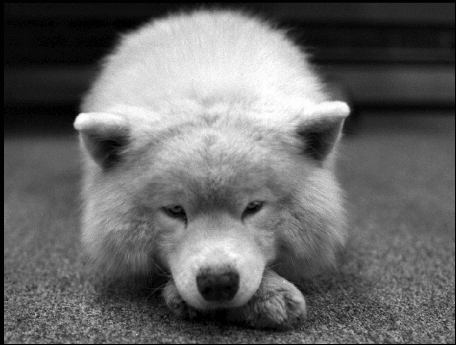
#> input picture img/bear.png, 456 x 345 px; its folder holds 8 pictures in this run; the run also reads 1 picture not shown here
$ jupyter execute --allow-errors main-example_bear-Diffusion.ipynb   (shell and % lines are left out)
#> lines starting #> are read from the running program, lines starting #| are printed output that depends on the picture; after the words box and inside, x2 and y2 are one past the last pixel; in counts of white or black regions, pixels touching at a corner belong together; long printed decimals are rounded
[cell 1]
import numpy as np
import cv2
import matplotlib.pyplot as plt
# import plotly.express as px
import os
from  scipy import ndimage
IMAGES_FOLDER_PATH = "../img"
import time

[cell 2]
def display_img_arr(img_arr, r, c, dim,titles_arr):
    fl = 0
    fig = plt.figure(figsize = dim)
    for i in range(r):
        for j in range(c):
            if len(img_arr) == fl:
                break
            ax1 = fig.add_subplot(r, c, fl + 1)
            ax1.set_title(titles_arr[fl], fontsize = 20)
            ax1.imshow(img_arr[fl], cmap = 'gray')
            fl = fl + 1
    plt.show()

def read_img(im_names):
    im = []
    im_gray = []
    for name in im_names:
        img =  cv2.imread(IMAGES_FOLDER_PATH+'/'+name)
        img = cv2.cvtColor(img, cv2.COLOR_BGR2RGB)
        if(len(im)==1):
            img = cv2.resize(img,(im[0].shape[0],im[0].shape[1]))
        im.append(img)
        im_gray.append(cv2.cvtColor(img, cv2.COLOR_RGB2GRAY))
    return im, im_gray

[cell 3]
img3 = cv2.imread(os.path.join(IMAGES_FOLDER_PATH, 'bear.png'))
#> img3 is the input picture: shape (345, 456, 3); min 1, max 253, mean 103.2
img3 = cv2.cvtColor(img3, cv2.COLOR_BGR2RGB)
img3_gray = cv2.imread(os.path.join(IMAGES_FOLDER_PATH, 'bear.png'),0)
#> img3_gray: shape (345, 456); min 1, max 253, mean 103.2
tri3 = cv2.imread(os.path.join(IMAGES_FOLDER_PATH, 'bear_tri.png'),0)
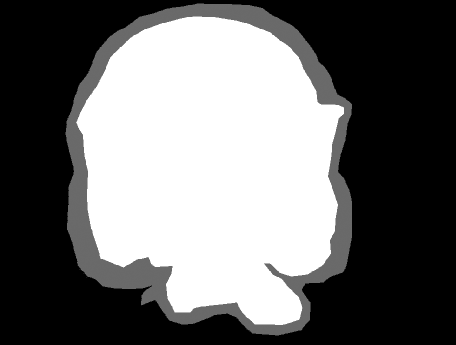
#> input picture img/bear_tri.png, 456 x 345 px
#> tri3 is the input picture: shape (345, 456); min 0, max 255, mean 109.2


new_bg3 = cv2.imread(os.path.join(IMAGES_FOLDER_PATH, 'jungle_bg.jpeg'))
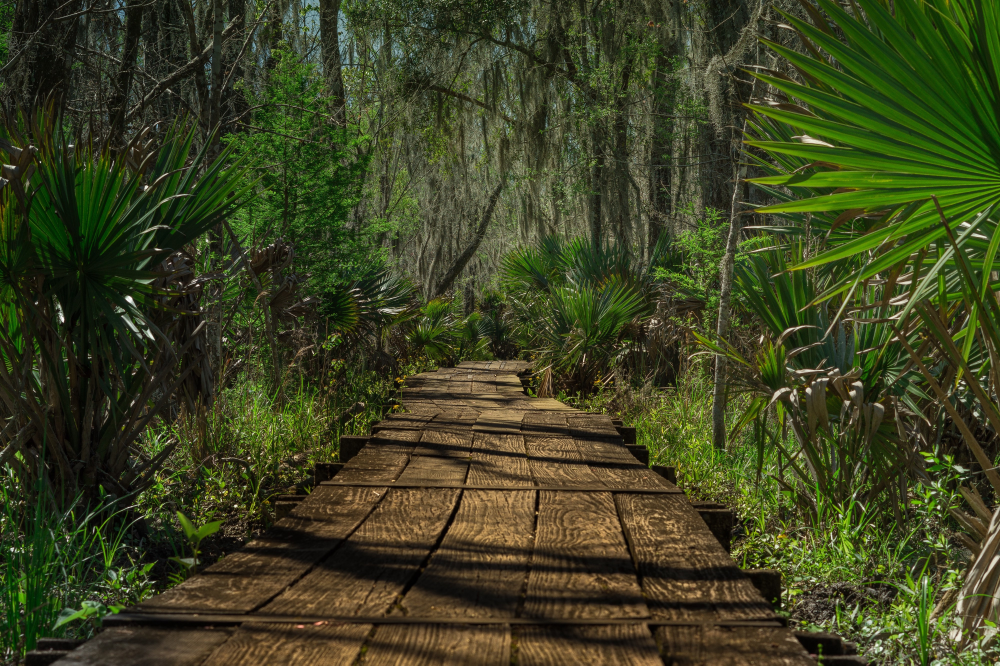
#> input picture img/jungle_bg.jpeg, 4000 x 2662 px (shown at 1/4 size)
#> new_bg3 is the input picture: shape (2662, 4000, 3); mean B, G, R 32.7, 65.2, 59.9
new_bg3 = cv2.cvtColor(new_bg3, cv2.COLOR_BGR2RGB)
new_bg3 = cv2.resize(new_bg3, (img3.shape[1],img3.shape[0]))
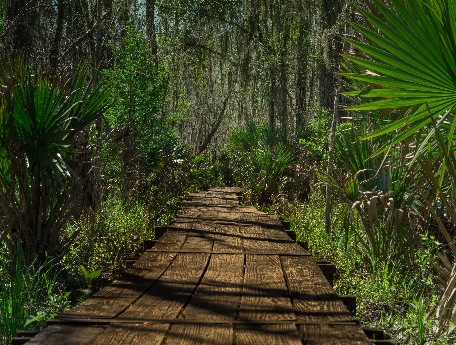
#> new_bg3: shape (345, 456, 3); mean R, G, B 59.8, 65, 32.6

[cell 4]
display_img_arr([img3,img3_gray,tri3,new_bg3], 2,2,(10,10), ['original img','grayscale','tri-map','new-bg'])
#> after the loop in display_img_arr, `for i in range(r):`: fl = 4

# Global Matting

Poisson Equation
$$\Delta \alpha = div (\frac{\nabla I}{F-B})$$
where, $\Delta = (\frac{\partial^2}{\partial x^2},\frac{\partial^2}{\partial y^2})$
is Laplacian Operator and div is divergence opertor

We solve this Poisson Equation using Gauss Siedel Iteration with overrealaxation method which is,

Given,  $$ \frac{\partial^2 f}{\partial x^2}+\frac{\partial^2 f}{\partial y^2} = S$$
$$ {f_{i,j}}^{(n+1)} = \frac{\beta}{4}({f_{i+1,j}}^{(n)} + {f_{i-1,j}}^{(n+1)}) + {f_{i,j+1}}^{(n)} + {f_{i,j-1}}^{(n+1)} - S_{i,j}) + (1-\beta){f_{i,j}}^{(n)}$$
where, $\beta$ lies in the range (1,2)

[cell 5]
def calc_masks(tri3, img3_gray):
    mask_bg = (tri3<1)
    mask_fg = (tri3>200)
    mask_unknown = (np.bitwise_and(tri3>=1,tri3<=200))

    fg = img3_gray*(mask_fg)
    bg = img3_gray*(mask_bg)
    unknown = img3_gray*mask_unknown
    return [mask_fg,fg,mask_bg,bg,mask_unknown,unknown], ['fg mask','fg','bg mask','bg','mask unknown','unkown reg img']

# [5 lines left out: function doubleDifferential, not called in this run]


def fb(img3_gray,mask_fg,mask_bg,mask_unknown):
    F = img3_gray*(mask_fg+mask_unknown)
    B = img3_gray*(mask_bg+mask_unknown)
    return F, B

def global_alpha_matting(alpha,d2alpha,unknown_seg,iters = 25, threshold = 1, beta = 0.5):
    tic = time.time()
    prev_alpha = np.zeros(alpha.shape)
    diff = np.sum(np.abs(prev_alpha-alpha))

    for _ in range(iters):
        diff = np.sum(np.abs(prev_alpha-alpha))
        if diff < threshold:
            break
        for i in range(1,alpha.shape[0]-1):
            for j in range(1,alpha.shape[1]-1):
                if unknown_seg[i,j]!=0 :
                    alpha[i,j] = ((beta*(alpha[i,j-1]+alpha[i-1,j]+prev_alpha[i,j+1]+prev_alpha[i+1,j] - d2alpha[i,j])/4) + (1-beta)*prev_alpha[i,j])
    tac = time.time()
    return alpha, tac-tic

def grads(F,B,mask_fg,img3_gray,mask_unknown):
    diff = np.minimum(np.maximum(F-B,0),255)

    diff = ndimage.filters.gaussian_filter(diff, 1)
    diff = np.minimum(np.maximum(diff,0),255)
    grad_y,grad_x = np.gradient(img3_gray)
    diff[diff==0] = 1
    d2y_alpha, _ = np.gradient(grad_y/diff)
    _, d2x_alpha = np.gradient(grad_x/diff)
    d2alpha = d2y_alpha + d2x_alpha
    estimate_alpha = mask_fg + 0.5*mask_unknown
    return estimate_alpha, d2alpha, diff

def func_estimate_alpha(tri3, img3_gray):
    imgs, titles = calc_masks(tri3, img3_gray)
#> in calc_masks, `mask_bg = (tri3<1)`:
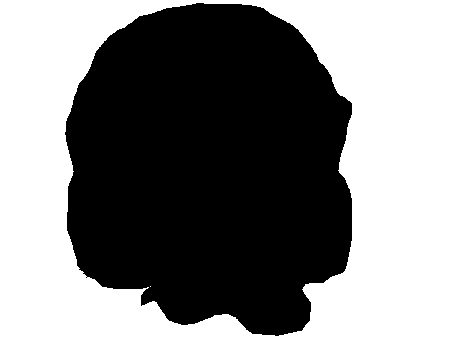
#> mask_bg: shape (345, 456) bool; 51.1% white; 1 black region, box (x1, y1, x2, y2) and area: (65, 3, 352, 336) 76862
#> in calc_masks, `mask_fg = (tri3>200)`: mask_fg: shape (345, 456) bool; 38.6% white; 1 white region, box (x1, y1, x2, y2) and area: (76, 17, 344, 325) 60788
#> in calc_masks, `mask_unknown = (np.bitwise_and(tri3>=1,tri3<=200))`: mask_unknown: shape (345, 456) bool; 10.2% white; 1 white region, box (x1, y1, x2, y2) and area: (65, 3, 352, 336) 16074
#> in calc_masks, `unknown = img3_gray*mask_unknown`:
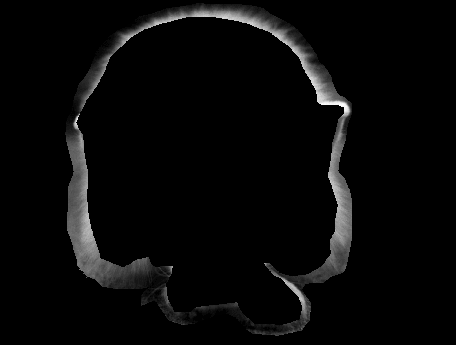
#> unknown: shape (345, 456); min 0, max 253, mean 8.5
    display_img_arr(imgs, 3,2,(10,10),titles)
    mask_fg,fg,mask_bg,bg,mask_unknown,unknown = imgs

    F,B = fb(img3_gray,mask_fg,mask_bg,mask_unknown)
    display_img_arr([F,B], 1,2,(10,10),['F','B'])
#     print(mask_fg.shape,fg.shape,mask_bg.shape,bg.shape,mask_unknown.shape,unknown.shape,F.shape,B.shape,img3_gray.shape)
    est_alpha, d2alpha, diff =  grads(F,B,mask_fg,img3_gray,mask_unknown)
    return est_alpha, F, B, d2alpha, imgs, diff

def matting_combined(tri3, img3_gray):
    estimate_alpha, F, B, d2alpha, imgs, diff = func_estimate_alpha(tri3, img3_gray)
#> in func_estimate_alpha, `imgs, titles = calc_masks(tri3, img3_gray)`: imgs = 6 items; titles = ['fg mask', 'fg', 'bg mask', 'bg', 'mask unknown', 'unkown reg img']
#> in fb, `B = img3_gray*(mask_bg+mask_unknown)`:
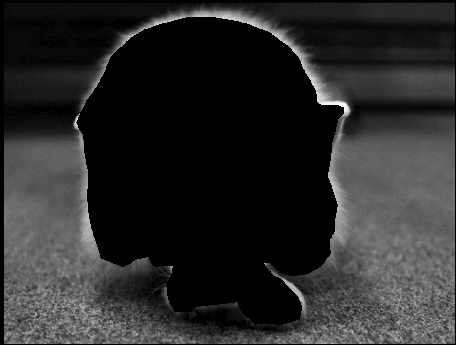
#> B: shape (345, 456); min 0, max 253, mean 41.7
#> in grads, `diff[diff==0] = 1`: diff: shape (345, 456); min 1, max 254, mean 158.4
    mask_fg,fg,mask_bg,bg,mask_unknown,unknown = imgs
    alpha, _ = global_alpha_matting(estimate_alpha,d2alpha,mask_unknown)
    alpha = np.minimum(np.maximum(alpha,0),1)

    return {'alpha': alpha, 'F':F, 'B': B, 'diff': diff, 'unknown': unknown, 'mask_unknown': mask_unknown}

#     return alpha
# alpha = matting_combined(tri3, img3_gray)
all_data = matting_combined(tri3, img3_gray)
#> in matting_combined, `estimate_alpha, F, B, d2alpha, imgs, diff = func_estimate_alpha(tri3, ..`: imgs = 6 items
#> in global_alpha_matting, `diff = np.sum(np.abs(prev_alpha-alpha))`: diff = 68825
#> the loop in global_alpha_matting, `for _ in range(iters):` made 25 passes
#> diff on passes 1 to 12: 68825, 71509.2, 71509.2, 71509.2, 71509.2, 71509.2, 71509.2, 71509.2, 71509.2, 71509.2, 71509.2, 71509.2
#> all_data = 6 items
## adding images also to this all_data
all_data.update({'img3': img3, 'img3_gray': img3_gray})

## NOW all_data VARIABLE CONTAINS IMG3, IMG3_GRAY, ALPHA, DIFF, F, B, UNKNOWN


# display_img_arr([new_img ], 1,1,(10,10),['img with new bg'])

display_img_arr([all_data['alpha']], 1,2,(10,10),['alpha global matting'])

# Alpha blending

### I = α F + (1 − α )B

[cell 6]
def alpha_blend(new_bg3,alpha,img3 ):
    new_img = np.zeros(new_bg3.shape)
    new_img[:,:,0] = alpha*img3[:,:,0] + (1-alpha)*new_bg3[:,:,0]
    new_img[:,:,1] = alpha*img3[:,:,1] + (1-alpha)*new_bg3[:,:,1]
    new_img[:,:,2] = alpha*img3[:,:,2] + (1-alpha)*new_bg3[:,:,2]
    return np.int64(new_img)

new_img = alpha_blend(new_bg3,all_data['alpha'],img3)
display_img_arr([new_img ], 1,2,(10,10),['img with new bg'])

##  Computationally efficient version of Global alpha matting

[cell 7]
def optimal_alpha_matting(alpha, d2alpha, unknown):
    tic = time.time()
    new_alpha = alpha.copy()
    old_alpha = np.zeros(alpha.shape)
    h, w = img3_gray.shape
    threshold = 0.001
    iters = 50
    non_zero = np.nonzero(unknown)
    c_alpha = np.transpose(non_zero)
    c = c_alpha[(c_alpha[:,0]>=1)&(c_alpha[:,0]<h-1)&(c_alpha[:,1]>=1)&(c_alpha[:,1]<w-1)]
    first = c[:,0]
    second = c[:,1]
    diff = np.sum(np.abs(new_alpha - old_alpha))
    for i in range(iters):
        old_alpha = new_alpha.copy()
        new_alpha[first,second] = new_alpha[first-1 ,second]
        new_alpha[first,second] = new_alpha[first,second]
        new_alpha[first,second] += new_alpha[first,second-1]
        new_alpha[first,second] += old_alpha[first, second+1]
        new_alpha[first,second] += old_alpha[first+1,second]
        new_alpha[first,second] -= d2alpha[first,second]
        new_alpha[first,second] *= 1/4
        diff = np.sum(np.abs(new_alpha - old_alpha))
        if(diff < threshold):
            break
    tac = time.time()
    return new_alpha, tac-tic

[cell 8]
import time
def matting(tri3, img3_gray,type_matting):
    estimate_alpha, F, B, d2alpha, imgs, diff = func_estimate_alpha(tri3, img3_gray)
    mask_fg,fg,mask_bg,bg,mask_unknown,unknown = imgs
    if(type_matting=='noneff'):
        alpha, time = global_alpha_matting(estimate_alpha,d2alpha,mask_unknown, iters= 50, threshold = 0.3, beta = 1.5)
    else:
        alpha, time = optimal_alpha_matting(estimate_alpha, d2alpha, mask_unknown)
    alpha = np.minimum(np.maximum(alpha,0),1)
    return alpha, time

alpha,time_non_eff = matting(tri3, img3_gray,'noneff')
#> call 2 of global_alpha_matting, with iters = 50, threshold = 0.3, beta = 1.5
#> in global_alpha_matting (call 2), `diff = np.sum(np.abs(prev_alpha-alpha))`: diff = 68825
#> the loop in global_alpha_matting (call 2), `for _ in range(iters):` made 50 passes
#> diff on passes 1 to 12: 68825, 112027.2, 112027.2, 112027.2, 112027.2, 112027.2, 112027.2, 112027.2, 112027.2, 112027.2, 112027.2, 112027.2
#> after the loop in global_alpha_matting (call 2), `for _ in range(iters):`:
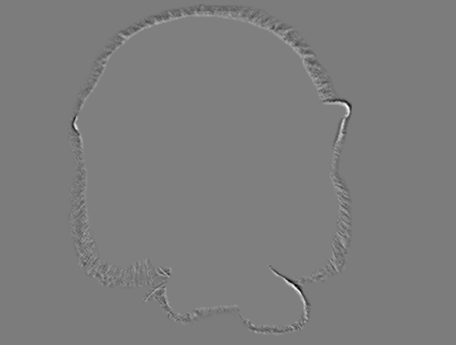
#> alpha: shape (345, 456) float64; min -36.07, max 38.05, mean 0.4; drawn with min black and max white
#> in matting, `alpha, time = global_alpha_matting(estimate_alpha,d2alpha,mask_unknown..`: time = 6.22
#> time_non_eff = 6.22
alpha_o,time_o = matting(tri3, img3_gray,'eff')
#> call 2 of matting, with type_matting = 'eff'
#> in optimal_alpha_matting, `non_zero = np.nonzero(unknown)`: non_zero = 16074 positions, rows 3 to 335, columns 65 to 351
#> in optimal_alpha_matting, `c_alpha = np.transpose(non_zero)`: c_alpha = 16074 pairs, first value 3 to 335, second value 65 to 351
#> in optimal_alpha_matting, `c = c_alpha[(c_alpha[:,0]>=1)&(c_alpha[:,0]<h-1)&(c_alpha[:,1]>=1)&(c_..`: c has the same summary as c_alpha
#> in optimal_alpha_matting, `first = c[:,0]`: first = 16074 values from 3 to 335
#> in optimal_alpha_matting, `second = c[:,1]`: second = 16074 values, max 351 at index 5466, min 65 at index 6091, mean 204.9
#> in optimal_alpha_matting, `diff = np.sum(np.abs(new_alpha - old_alpha))`: diff = 68825
#> the loop in optimal_alpha_matting, `for i in range(iters):` made 50 passes
#> diff on passes 1 to 12: 18843.4, 12041.3, 9348, 7789.9, 6740.3, 5953.3, 5331.8, 4834.3, 4429.3, 4088.2, 3800, 3553.8
#> after the loop in optimal_alpha_matting, `for i in range(iters):`:
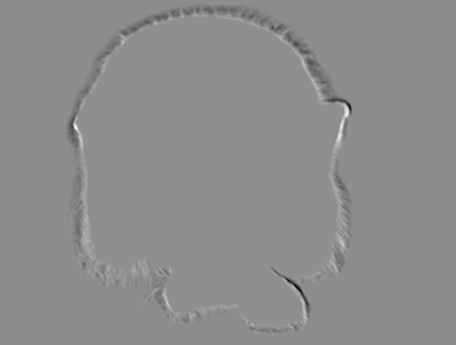
#> new_alpha: shape (345, 456) float64; min -69.99, max 55.76, mean 0.2; drawn with min black and max white
#> in matting (call 2), `alpha, time = optimal_alpha_matting(estimate_alpha, d2alpha, mask_unkn..`: time = 0.081
#> in matting (call 2), `alpha = np.minimum(np.maximum(alpha,0),1)`:
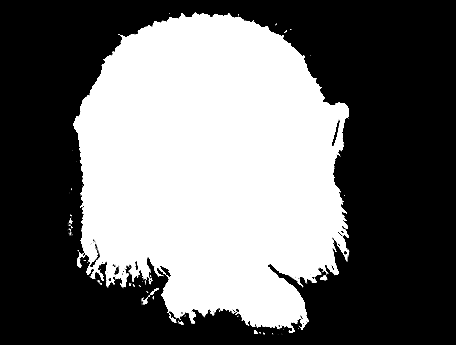
#> alpha: shape (345, 456) float64; min 0, max 1, mean 0.425
#> time_o = 0.081
print("non-eff version time",time_non_eff)
#| non-eff version time 6.215
print("eff version time",time_o)
#| eff version time 0.08096

[cell 9]
display_img_arr([alpha, alpha_o ], 1,2,(10,10),['non-eff alpha','eff alpha'])

[cell 10]
#alpha blending
new_img = alpha_blend(new_bg3,alpha,img3 )
#> in alpha_blend (call 2), `return np.int64(new_img)`:
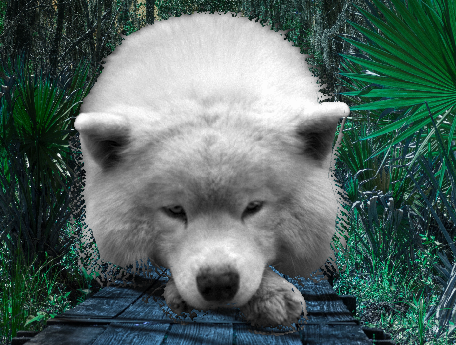
#> returned value: shape (345, 456, 3) int64; mean of channels 0, 1, 2 96.9, 101.6, 82.3; drawn as B, G, R
display_img_arr([new_img], 1,2,(10,10),['new image'])

## Local Matting

[cell 11]
# get ROI from Select_roi.py

# !python3 Select_roi.py ../img/img3.png

#returns top, left, bottom, right
# Select region where matte to be improved, after selecting type "quit"
#coords selected are saved in coords.txt file

[cell 12]
def read_coords():
    f = open('coords.txt','r')
    coords = f.read()
    f.close()
    # converting to int
    coord_int = []
    coords_i = coords.split(' ')
    for c in coords_i:
        if(c!=''):
            coord_int.append(int(c))
    return coord_int
#> (the rest of this cell did not finish here and is left out)

#> (reads src/examples/coords.txt from the repository)
print(coords)
# left, top,right, bottom = coords
left, top,add_right, add_bottom = coords
right = left + add_right
bottom = top + add_bottom
print(top, bottom, left, right)

[cell 13]
# [47 lines left out: function local_matting, not called in this run]
all_data_2 = all_data.copy()
#> all_data_2 = 8 items
local_matte =  all_data_2['alpha'].copy()
# [7 lines of commented-out code are left out]

#> (the rest of this cell did not finish here and is left out)

### Local Poisson Matting vs Global Matting

[cell 14]
new_img_local = alpha_blend(new_bg3,local_matte,img3)
display_img_arr([new_img_local], 1,2,(10,10),['img with new bg using local matting'])
display_img_arr([new_img], 1,2,(10,10),['img with new bg using global matting'])
#> pass 2 of the loop in read_img, `for name in im_names:`:
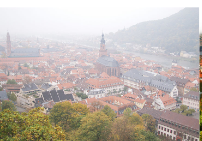
#> input picture img/foggy.png, 202 x 141 px
#> in read_img, img is the input picture: shape (141, 202, 3); mean B, G, R 177.8, 184.3, 192.5
#> in read_img, `img = cv2.resize(img,(im[0].shape[0],im[0].shape[1]))`:
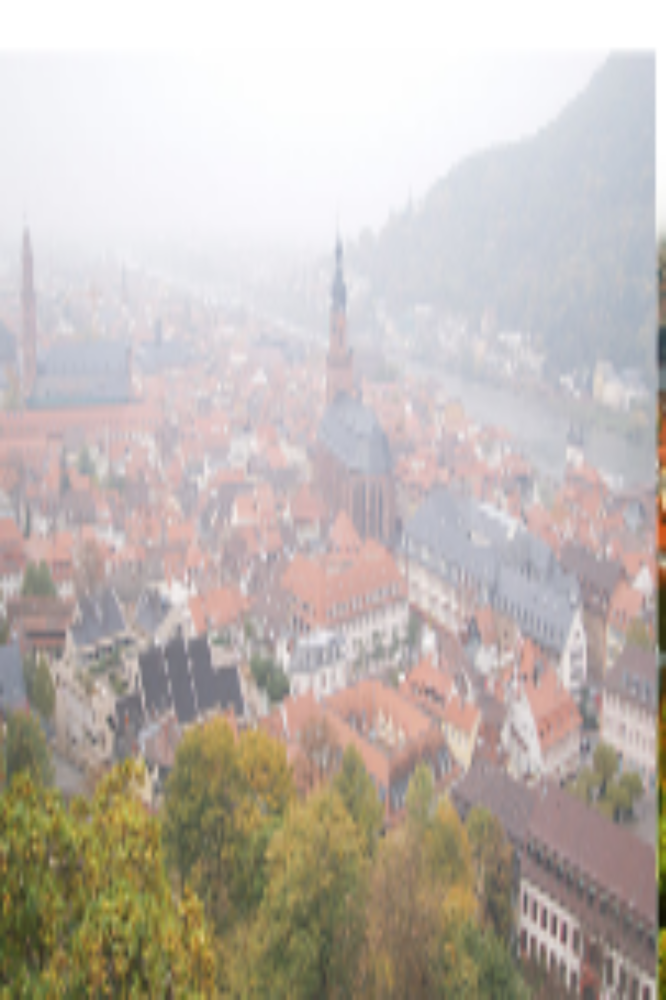
#> img: shape (4000, 2662, 3) (shown at 1/4 size); mean R, G, B 192.3, 184.2, 177.7

## Combining  multiple bg's

[cell 15]
bg_names = ['jungle_bg.jpeg','foggy.png','new_bg1.jpeg','new_bg3.jpg']
#> (the rest of this cell did not finish here and is left out)

[cell 16]
# generate image in new bgs
new_imgs = []
#> (the rest of this cell did not finish here and is left out)

[cell 17]
# saving imgages
for i,im in enumerate(new_imgs):
    plt.imsave(IMAGES_FOLDER_PATH+'/'+'new_img'+str(i)+'.png',im.astype('uint8'))

## High pass

[cell 18]
def convolve(img,kernel):
    h,w = img.shape
    k_h,k_w = kernel.shape

    output = np.zeros([h,w])

    padding_img = np.zeros([h+k_h-1,w+k_w-1])
    padding_img[int((k_h-1)/2):int(h+(k_h-1)/2),int((k_w-1)/2):int(w+(k_w-1)/2)] = img

    for i in range(k_h,h+k_h):
        for j in range(k_w,w+k_w):
            area_obs = padding_img[i-k_h:i,j-k_w:j]
            val = sum(sum(kernel*area_obs))
            output[i-k_h,j-k_w] = max(0,val)


    return np.int64(output)

def highboost(alpha,img,F,B,unknown_seg):

    k = 5

    gaussian_kernel = np.zeros([k,k])

    center = int((k-1)/2)
    sigma_s = 5

    for i in range(k):
        for j in range(k):
            gaussian_kernel[i][j] = np.exp(-(((i - center)**2 + (j-center)**2) / (2 * sigma_s * sigma_s)))

    grad_y,grad_x = np.gradient(img)

    D_y = convolve(grad_y,gaussian_kernel)
    D_x = convolve(grad_x,gaussian_kernel)

    diff = np.minimum(np.maximum(F-B,0),255)

    diff = ndimage.filters.gaussian_filter(diff, 0.9)
    diff = np.minimum(np.maximum(diff,0),255)

    diff[diff==0] = 1
    d2y_alpha, _ = np.gradient((grad_y-D_y)/diff)
    _, d2x_alpha = np.gradient((grad_x-D_x)/diff)

    alpha, _ = optimal_alpha_matting(alpha, d2alpha, unknown_seg)
    alpha = np.minimum(np.maximum(alpha,0),1)

    return alpha

estimate_alpha, F, B, d2alpha, imgs, diff= func_estimate_alpha(tri3, img3_gray)
#> imgs = 6 items
mask_fg,fg,mask_bg,bg,mask_unknown,unknown = imgs
high_pass_alpha = highboost(estimate_alpha,img3_gray,F,B,mask_unknown)
#> the loop in optimal_alpha_matting (call 2), `for i in range(iters):` made 50 passes
display_img_arr([high_pass_alpha], 2,2,(10,10),['high pass alpha'])

# Refinement

### Local high pass

[cell 19]
'''
Local High Pass Filter
'''
import scipy
# [38 lines left out: function high_pass, not called in this run]

'''
Boosting Brush
'''

def boosting(all_data,top, bottom, left, right):

    h, w = all_data['alpha'].copy().shape[0], all_data['alpha'].copy().shape[1]
    alpha_matte = all_data['alpha'].copy()
    local_matte = np.zeros((h,w))
    diff_2 = all_data['diff'].copy()[top:bottom+1,left:right+1]
    diff_2 = scipy.ndimage.filters.gaussian_filter(diff_2, 0.9)

    lambda_ = 5
    sigma = 20
    seg = all_data['img3_gray'].copy()[top:bottom+1,left:right+1]
    dy, dx = np.gradient(seg)
    dy_normalised = dy/diff_2
    d2y, _ = np.gradient(dy_normalised)
    dx_normalised = dx/diff_2
    _, d2x = np.gradient(dx_normalised)


    segmented_fg = all_data['F'].copy()[top:bottom+1,left:right+1]
    dyfg, dxfg = np.gradient(segmented_fg)
    yfg_n = dyfg/diff_2
    d2yfg, _ = np.gradient(yfg_n)
    xfg_n = dxfg/diff_2
    _, d2xfg = np.gradient(xfg_n)

    segmented_bg = all_data['B'].copy()[top:bottom+1,left:right+1]
    dybg, dxbg = np.gradient(segmented_bg)
    ybg_n = dybg/diff_2
    d2ybg, _ = np.gradient(ybg_n)
    xbg_n = dxbg/diff_2
    _, d2xbg = np.gradient(xbg_n)

    A = np.zeros((h,w))

    x0 = top + bottom - top +1/2
    y0 = left + right-left +1/2
    for x in range(top,bottom+1+1):
        for y in range(left,right+1+1):
            A[x,y] = (1 + lambda_*np.exp(-1*((abs(x-x0)**2+(abs(y-y0))**2))/(2*sigma**2)))*(1/all_data['diff'].copy()[x,y])
    diff_2 = 1/A[top:bottom+1,left:right+1]

    Estimate_alpha_seg = alpha_matte[top:bottom+1,left:right+1]

    D = (Estimate_alpha_seg*(d2yfg + d2xfg) + (1 - Estimate_alpha_seg)*(d2ybg+d2xbg))

    segmented_bg = d2y + d2x - D
    matte1,_ = global_alpha_matting(Estimate_alpha_seg, segmented_bg,all_data['unknown'].copy()[top:bottom,left:right])

    return matte1

'''
Performing Local Filter Operations on user selected regions and Obtaining the refined alpha Matte
'''

# selecting regions which we feel are not correct in matte
al_data_2 = all_data.copy()
#> al_data_2 = 8 items

local_matte = all_data_2['alpha'].copy()

top, bottom, left, right = [130,150,280,310]
all_data_2['local_matte'] = local_matte
local_matte[top:bottom+1,left:right+1] = boosting(all_data_2.copy(),top, bottom, left, right)


top, bottom, left, right = [300,330,0,90]
all_data_2['local_matte'] = local_matte
local_matte[top:bottom+1,left:right+1] = boosting(all_data_2.copy(),top, bottom, left, right)
local_matte = np.maximum(local_matte,0)
local_matte = np.minimum(local_matte,1)

h, w = all_data_2['alpha'].shape[0], all_data_2['alpha'].shape[1]
#> h = 345; w = 456
local_matte = local_matte.reshape(h,w)
display_img_arr([local_matte], 1,3,(16,40), ['refined matte'])
